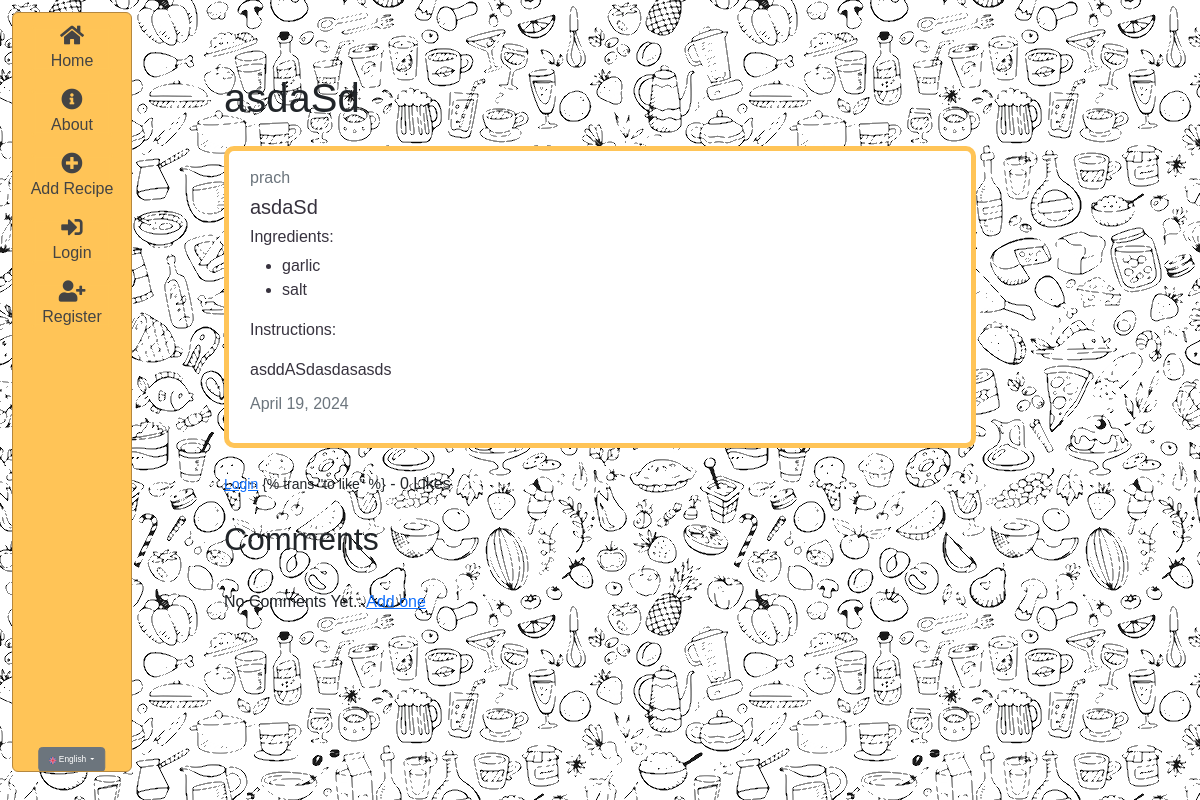
Before: /en/recipe/39 with the older database file.
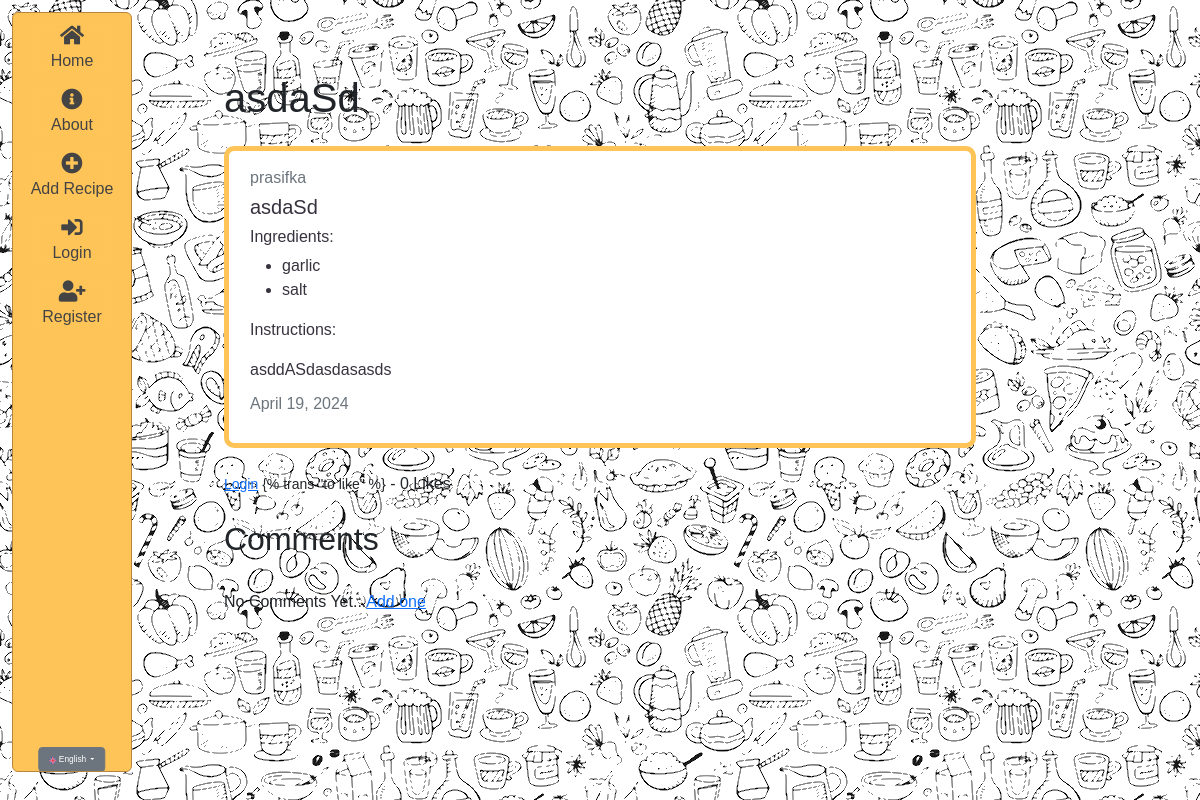
After: the same page with the newer database file.
### recipes/models.py (models this page shows, shortened)
class Recipe(models.Model):
  title = models.CharField(max_length=100, verbose_name=_('title'))
  description = RichTextField(blank=True, null=True, verbose_name=_('description'), config_name='default')
  author = models.ForeignKey(User, on_delete=models.CASCADE)
  created_at = models.DateTimeField(auto_now_add=True)
  updated_at = models.DateTimeField(auto_now=True)
  ingredients = models.ManyToManyField(Ingredient, related_name='recipes', verbose_name=_('ingredients'))
  likes = models.ManyToManyField(User, related_name='blog_posts')
  photo = models.ImageField(
        upload_to='recipes',
        null=True,
        blank=True,
        verbose_name=_('photo'),
    )
  class Meta:
    ordering = ['-created_at']
  def total_likes(self):
    return self.likes.count()

class Ingredient(models.Model):
  name = models.CharField(max_length=100)
  class Meta:
    ordering = ['name']

### recipes/views.py (the view)
# urls.py: path('recipe/<int:pk>', views.RecipeDetailView.as_view(), name="recipes-detail"),
class RecipeDetailView(DetailView):
  model = models.Recipe
  template_name = 'recipes/recipe_detail.html'
  def get_context_data(self, *args, **kwargs):
    context = super(RecipeDetailView, self).get_context_data(*args, **kwargs)
    stuff = get_object_or_404(models.Recipe, id=self.kwargs['pk'])
    total_likes = stuff.total_likes()
    liked = False
    if stuff.likes.filter(id=self.request.user.id).exists():
        liked = True
    context["total_likes"] = total_likes
    context["liked"] = liked
    return context

### recipes/templates/recipes/recipe_detail.html (shortened to what this page needs)
{% extends "recipes/box.html" %} {% load i18n %}
{% block content %}
<div class="container">
  <h1>{{ object.title }}</h1>
  <div class="card my-4">
    <div class="card-body">
      <h6 class="card-subtitle mb-2 text-muted">{{ object.author }}</h6>
      <h5 class="card-title">{{ object.title }}</h5>
      {% if object.ingredients.all|length %}
      <h6>{% trans "Ingredients:" %}</h6>
      <ul>
        {% for ingredient in object.ingredients.all %}
        <li>{{ ingredient.name }}</li>
        {% endfor %}
      </ul>
      {% else %}
      <p>{% trans "No ingredients added yet." %}</p>
      {% endif %}
      <p class="card-text">
        {% trans "Instructions:" %} {{ object.description|safe }}
      </p>
      <h6 class="card-subtitle mb-2 text-muted">
        {{ object.updated_at|date:"F d, Y" }}
      </h6>
    </div>
  </div>
  <form action="{% url 'like_post' object.pk %}" method="POST">
    {% csrf_token %} {% if user.is_authenticated %} {% if liked %}
    <button
      type="submit"
      ,
      name="object_id"
      ,
      value="{{ object.id }}"
      ,
      class="btn btn-danger btn-sm">
      {% trans "Unlike" %}
    </button>
    {% else %}
    <button
      type="submit"
      ,
      name="object_id"
      ,
      value="{{ object.id }}"
      ,
      class="btn btn-primary btn-sm">
      {% trans "Like" %}
    </button>
    {% endif %} {% else %}
    <small
      ><a href="{% url 'user-login' %}">{% trans "Login" %}</a> {% trans "to like"
      %}</small
    >
    {% endif %} - {{ total_likes }} {% trans "Likes" %}
  </form>
  <br />
  <h2>{% trans "Comments" %}</h2>
  <br />
  {% if not object.comments.all %} {% trans "No Comments Yet..." %}<a
    href="{% url 'add_comment' object.pk %}"
    >{% trans "Add one" %}</a
  >
  {% endif %}
  <br />
</div>
{% endblock content %}

### recipes/templates/recipes/box.html (shortened to what this page needs)
{% extends "recipes/base.html" %}
{% load static %}
{% load i18n %}
{% block 'box' %}
<div class="nav-box-wrapper" id="navBoxWrapper">
    <div class="navigation-box">
        <div class="text-center">
            <a class="d-block mb-3 no-style" href="{% url 'recipes-home' %}">
                <i class="fas fa-home fa-lg"></i>
                <span class="d-block">{% trans "Home" %}</span>
            </a>
            <a class="d-block mb-3 no-style" href="{% url 'recipes-about' %}">
                <i class="fas fa-info-circle fa-lg"></i>
                <span class="d-block">{% trans "About" %}</span>
            </a>
            <a class="d-block mb-3 no-style" href="{% url 'recipes-create' %}">
                <i class="fas fa-plus-circle fa-lg"></i>
                <span class="d-block">{% trans "Add Recipe" %}</span>
            </a>
            {% if user.is_authenticated %}
            <a class="d-block mb-3 no-style" href="{% url 'user-profile' %}">
                <i class="fas fa-user fa-lg"></i>
                <span class="d-block">{% trans "My Profile" %}</span>
            </a>
            <a class="d-block mb-3 no-style" href="{% url 'user-settings' %}">
                <i class="fas fa-cog fa-lg"></i>
                <span class="d-block">{% trans "Settings" %}</span>
            </a>
            <form method="post" action="{% url 'logout' %}">
                {% csrf_token %}
                <button class="btn btn-link no-style" type="submit"><i class="fas fa-sign-out-alt fa-lg"></i></button>
            </form>
            {% else %}
            <a class="d-block mb-3 no-style" href="{% url 'user-login' %}">
                <i class="fas fa-sign-in-alt fa-lg"></i>
                <span class="d-block">{% trans "Login" %}</span>
            </a>
            <a class="d-block mb-3 no-style" href="{% url 'user-register' %}">
                <i class="fas fa-user-plus fa-lg"></i>
                <span class="d-block">{% trans "Register" %}</span>
            </a>
            {% endif %}
        </div>
        <div class="dropdown-wrapper">
            <div class="dropdown">
                <button class="btn btn-sm btn-secondary dropdown-toggle" type="button" id="languageDropdown" data-bs-toggle="dropdown" aria-haspopup="true" aria-expanded="false">
                  {% get_current_language as LANGUAGE_CODE %}
                  {% if LANGUAGE_CODE == 'en' %}
                    <img src="{% static 'flag/en.png' %}" alt="EN" class="flag-icon"> English
                  {% elif LANGUAGE_CODE == 'cs' %}
                    <img src="{% static 'flag/cs.png' %}" alt="cs" class="flag-icon"> Čeština
                  {% endif %}
                </button>
              </div>
        </div>
    </div>
</div>
                    {% get_current_language as LANGUAGE_CODE %}
{% endblock %}

### recipes/templates/recipes/base.html (shortened to what this page needs)
{% load i18n %} {% load static %}
<!DOCTYPE html>
<html>
  <head>
    <link
      href="https://cdn.jsdelivr.net/npm/bootstrap@5.2.0-beta1/dist/css/bootstrap.min.css"
      rel="stylesheet"
 />
    <link href="{% static 'recipes/base.css' %}" rel="stylesheet" />
    <link
      rel="stylesheet"
      href="https://cdnjs.cloudflare.com/ajax/libs/font-awesome/5.15.4/css/all.min.css" />
    <link
      rel="stylesheet"
      href="https://code.jquery.com/ui/1.12.1/themes/base/jquery-ui.css" />
  </head>
  <body>
    {% block 'box' %} {% endblock %}
    <div class="container mt-4 col-8">
       {% block content %} {% endblock %}
    </div>
  </body>
</html>

### recipes/static/recipes/base.css (style rules this page uses)
:root { --color-primary: #ffffff; --color-secondary: #444444; --color-tertiary: #37323E; --color-accent: #ffc457; --color-dark: #b5873e; }
body { background-color: var(--color-primary); background-image: url(food.png); font-family: Arial, sans-serif; }
.nav-box-wrapper { position: fixed; top: 0; left: 0; height: 95vh; margin-bottom: 1vw; width: 10vw; background: url(https://.discordapp.com/attachments/882928872428032070/1231624389439521008/zeryk-menu-bg.png?ex=66267f18&is=66252d98&hm=62025af3a47023d9fc00e92f475c8676ddb71d3fc7a35ea165f467b5c732e179&); background-color: var(--color-accent); border-radius: 0.5vw; border: 1px solid var(--color-dark); padding: 1vw; margin: 1vw; overflow-y: hidden; align-items: center; justify-items: center; color: var(--color-secondary); }
.navigation-box a { backdrop-filter: blur(2px); }
.dropdown-wrapper { position: absolute; bottom: 1vw; left: 50%; transform: translateX(-50%); height: 1vw; width: fit-content; }
.dropdown .btn { font-size: 0.7vw; padding: 5px 10px; }
.dropdown img { height: 0.6vw; width: fit-content; }
.navigation-box { text-align: center; }
.card { background-color: var(--color-primary); transition: transform 0.3s ease-in-out; color: var(--color-tertiary); display: flex; flex-direction: row-reverse; justify-content: space-between; padding: 5px; border-radius: 10px; overflow: auto; border: 5px solid var(--color-accent); box-sizing: border-box; }
.no-style { text-decoration: none; color: inherit; }
.container { padding-top: 25px; padding-bottom: 25px; }

Changed rows visible on the page:
changed through a linked row, Recipe "asdaSd": author "prach" → "prasifka"
